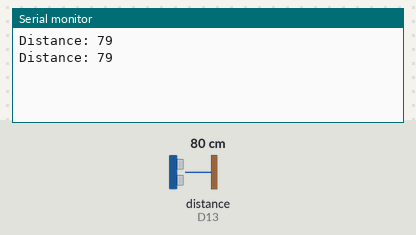
A sketch run on a simulated Arduino MKR. Shown: the last lines printed to the serial monitor. Wiring (inferred from the names in the program): ultrasonic range finder: trigger D12; echo D13. Inputs (shaded band) come from the test bench; at power-on: distance to the obstacle (sensor on D13) 80 cm. The echo pulse lasts 58.3 µs per cm; WiFi joins after 1.5 s; servers stay silent unless stated.

Above: at 3.0 s.
3.1 s: distance to the obstacle (sensor on D13) set to 2 cm
At 3.9 s:
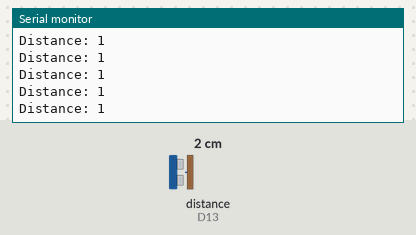
4.6 s: distance to the obstacle (sensor on D13) set to 4 cm
At 5.2 s:
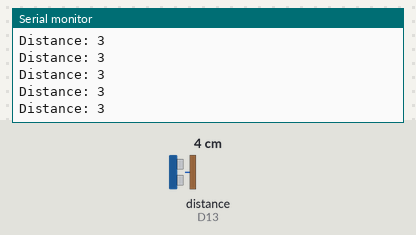
6.1 s: distance to the obstacle (sensor on D13) set to 18 cm
At 7.2 s:
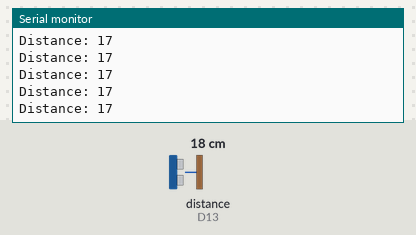
Timing chart, 0 to 8.5 s (numbered marks = the images above; inputs shaded):
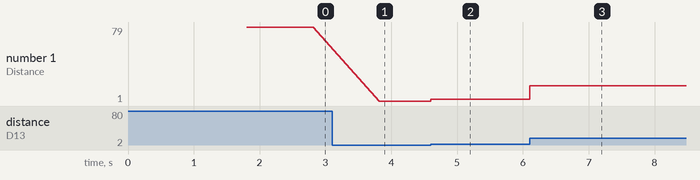

The sketch:

Trash_replicate.ino
```cpp
#include <WiFiNINA.h>
#include <BlynkSimpleWiFiNINA.h>

const char* ssid = "MH";
const char* password = "2222222222";
char auth[] = "wfxedfv6sTByWHXQyKIMWF3O23igxs7u";

BlynkTimer timer;

WidgetLED green(V1);
WidgetLED orange(V2);
WidgetLED red(V3);

const int trigPin = 12;
const int echoPin = 13;

int thresh[3] = {7, 17, 27}; //this sets the height for the indicators and can be adjusted depending on the trash bin
long duration;
int distance;

void sensor(){

  digitalWrite(trigPin, LOW);
  delayMicroseconds(2);
  digitalWrite(trigPin, HIGH);
  delayMicroseconds(10);
  digitalWrite(trigPin, LOW);
// Reads the echoPin, returns the sound wave travel time in microseconds
  duration = pulseIn(echoPin, HIGH);
// Calculating the distance
  distance= duration*0.034/2;
// Printing the distance on the Serial Monitor
  Serial.print("Distance: ");
  Serial.println(distance);
}

void amountOfTrash() {
  if(distance<thresh[0]){
    green.on();
    orange.on();
    red.on();
    }
  else if(distance<thresh[1]){
    green.on();
    orange.on();
  }
  else if(distance<thresh[2]){
    green.on();

  }
  else{
    green.off();
    orange.off();
    red.off();
  delay(1000);
}
}

void setup()
{
  // Debug console
  pinMode(trigPin, OUTPUT); // Sets the trigPin as an Output
  pinMode(echoPin, INPUT); // Sets the echoPin as an Input
  Serial.begin(9600);
  Blynk.begin(auth, ssid, password);

}


void loop()
{
  Blynk.run();
  sensor();
  amountOfTrash();
}
```

Measured:
- after the input at 3.1 s, the serial monitor: prints a new line after 0.71 s (image 1)
- after the input at 4.6 s, the serial monitor: prints a new line at once (image 2)
- after the input at 6.1 s, the serial monitor: prints a new line at once (image 3)
- plotted number 1: 79 → 1 after the input at 3.1 s, 1 → 3 after the input at 4.6 s, 3 → 17 after the input at 6.1 s
